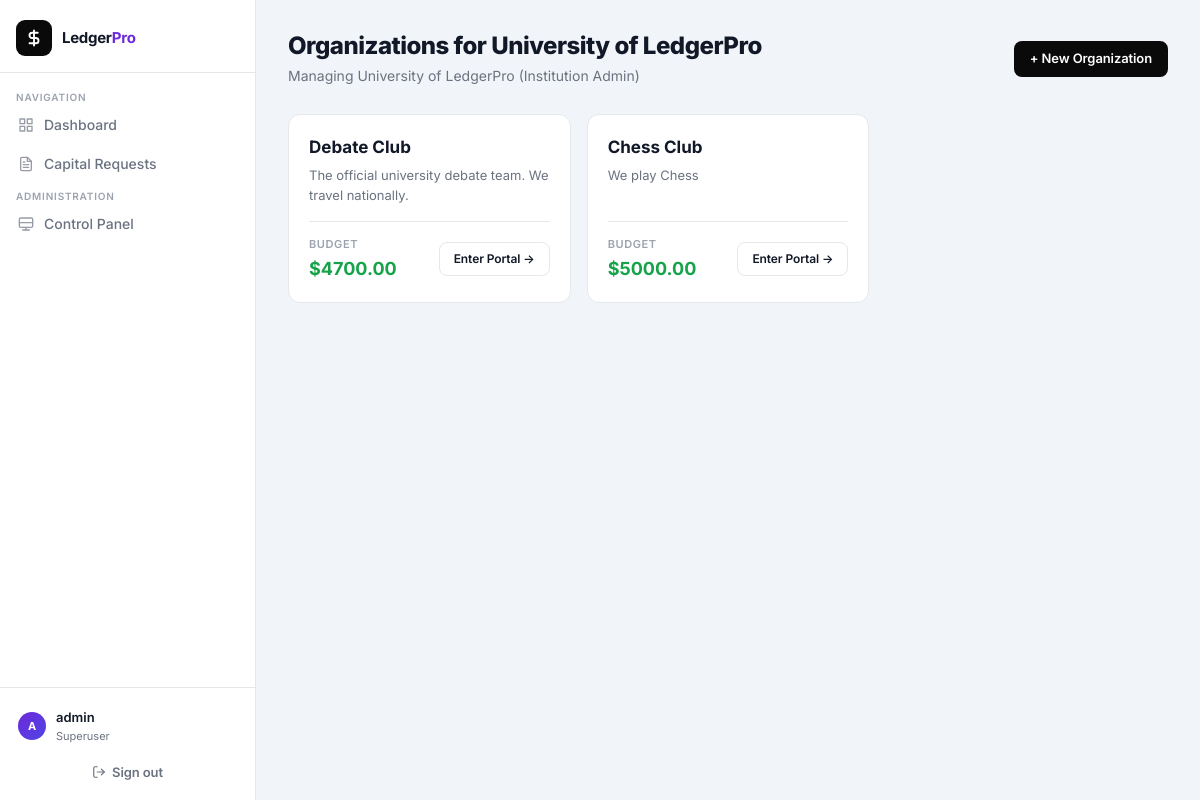
The page /dashboard/ (signed in) on the database its author committed.
### orgs/models.py (models this page shows, shortened)
class Institution(models.Model):
    name = models.CharField(max_length=200)
    superuser = models.OneToOneField(
        User, on_delete=models.SET_NULL, null=True, blank=True,
        related_name='superuser_of', help_text="The single superuser account for this institution"
    )

class Organization(models.Model):
    institution = models.ForeignKey(
        Institution, on_delete=models.CASCADE, related_name='organizations',
        null=True, blank=True
    )
    name = models.CharField(max_length=200)
    description = models.TextField(blank=True)
    officers = models.ManyToManyField(User, related_name='officer_of', blank=True)
    budget = models.DecimalField(
        max_digits=12, decimal_places=2, default=0.00,
        help_text="Starting budget manually inputted by Admins"
    )
    admins = models.ManyToManyField(
        User, related_name='org_admin_of', blank=True,
        help_text="Users with admin-level access to this org (set by the Institution Superuser)"
    )

### orgs/views.py (the view)
# urls.py: path('dashboard/', views.dashboard, name='dashboard'),
@login_required
def dashboard(request):
    user = request.user
    institution = get_user_institution(user)
    if is_platform_admin(user):
        organizations = Organization.objects.all()
        role = 'platform_admin'
    elif institution and user == institution.superuser:
        organizations = Organization.objects.filter(institution=institution)
        role = 'institution_superuser'
    elif Organization.objects.filter(admins=user).exists():
        organizations = Organization.objects.filter(admins=user)
        role = 'admin'
    else:
        organizations = user.officer_of.all()
        role = 'officer'
    return render(request, 'orgs/dashboard.html', {
        'organizations': organizations,
        'role': role,
        'is_admin': role in ('platform_admin', 'institution_superuser', 'admin'),
        'institution': institution,
    })

### orgs/context_processors.py (called while the page is built)
def platform_context(request):
    if request.user.is_anonymous:
        return {
            'is_platform_admin': False,
            'user_institution': None,
            'is_any_superuser': False,
        }
    return {
        'is_platform_admin': is_platform_admin(request.user),
        'user_institution': get_user_institution(request.user),
        'is_any_superuser': is_any_superuser(request.user),
    }

### orgs/utils.py (called while the page is built)
def get_user_institution(user):
    if user.is_anonymous:
        return None
    try:
        if hasattr(user, 'superuser_of'):
            return user.superuser_of
    except Exception:
        pass
    org = Organization.objects.filter(admins=user).first() or Organization.objects.filter(officers=user).first()
    if org:
        return org.institution
    return None

def is_platform_admin(user):
    return user.is_superuser and not hasattr(user, 'superuser_of')

def is_any_superuser(user):
    if is_platform_admin(user):
        return True
    institution = get_user_institution(user)
    if institution and user == institution.superuser:
        return True
    return False

### orgs/templates/orgs/dashboard.html (shortened to what this page needs)
{% extends 'orgs/base.html' %}
{% block content %}
<div class="page-header">
    <div>
        <h1 class="page-title">
            {% if role == 'platform_admin' %}All Institutions & Organizations
            {% elif role == 'institution_superuser' %}Organizations for {{ institution.name }}
            {% elif role == 'admin' %}My Organizations
            {% else %}My Organizations
            {% endif %}
        </h1>
        <p class="page-subtitle">
            {% if role == 'platform_admin' %}Viewing everything across the platform
            {% elif role == 'institution_superuser' %}Managing {{ institution.name }} (Institution Admin)
            {% elif role == 'admin' %}Organizations you manage
            {% else %}Organizations you are an officer of
            {% endif %}
        </p>
    </div>
    {% if role == 'platform_admin' or role == 'institution_superuser' %}
    <a href="/admin/orgs/organization/add/" class="btn">+ New Organization</a>
    {% endif %}
</div>
<div class="grid">
    {% for org in organizations %}
    <div class="card" style="display: flex; flex-direction: column; justify-content: space-between; gap: 16px;">
        <div>
            <h2 style="font-size: 17px; font-weight: 700; margin-bottom: 6px; color: var(--text-main);">{{ org.name }}
            </h2>
            <p style="color: var(--text-muted); font-size: 13px; line-height: 1.5;">
                {{ org.description|truncatewords:15|default:"No description provided." }}
            </p>
        </div>
        <div
            style="border-top: 1px solid var(--border); padding-top: 14px; display: flex; justify-content: space-between; align-items: center;">
            <div>
                <div
                    style="font-size: 11px; font-weight: 600; text-transform: uppercase; letter-spacing: 0.6px; color: var(--text-label); margin-bottom: 2px;">
                    Budget</div>
                <div class="money" style="font-size: 18px;">${{ org.budget }}</div>
            </div>
            <a href="{% url 'org_detail' org.id %}" class="btn btn-outline"
                style="font-size: 12px; padding: 7px 14px;">Enter Portal &rarr;</a>
        </div>
    </div>
    {% endfor %}
</div>
{% endblock %}

### orgs/templates/orgs/base.html (shortened to what this page needs)
<!DOCTYPE html>
<html lang="en">
<head>
</head>
<body>
    <aside class="sidebar">
        <div class="sidebar-header">
            <a href="{% url 'dashboard' %}" class="sidebar-logo">
                <div class="sidebar-logo-icon">
                    <svg width="18" height="18" viewBox="0 0 24 24" fill="none" stroke="currentColor" stroke-width="2.5"
                        stroke-linecap="round" stroke-linejoin="round">
                        <path d="M12 2v20M17 5H9.5a3.5 3.5 0 0 0 0 7h5a3.5 3.5 0 0 1 0 7H6" />
                    </svg>
                </div>
                <span class="sidebar-logo-text">Ledger<span>Pro</span></span>
            </a>
        </div>
        <nav class="sidebar-nav">
            <span class="nav-section-label">Navigation</span>
            <a href="{% url 'dashboard' %}" class="nav-link">
                <svg viewBox="0 0 24 24" fill="none" stroke="currentColor" stroke-width="2" stroke-linecap="round"
                    stroke-linejoin="round">
                    <rect x="3" y="3" width="7" height="7" />
                    <rect x="14" y="3" width="7" height="7" />
                    <rect x="14" y="14" width="7" height="7" />
                    <rect x="3" y="14" width="7" height="7" />
                </svg>
                Dashboard
            </a>
            <a href="{% url 'all_requests' %}" class="nav-link">
                Capital Requests
            </a>
            {% if is_any_superuser %}
            <span class="nav-section-label">Administration</span>
            <a href="{% url 'superuser_dashboard' %}" class="nav-link">
                <svg viewBox="0 0 24 24" fill="none" stroke="currentColor" stroke-width="2" stroke-linecap="round"
                    stroke-linejoin="round">
                    <rect x="2" y="3" width="20" height="14" rx="2" ry="2" />
                    <line x1="2" y1="10" x2="22" y2="10" />
                    <line x1="7" y1="21" x2="17" y2="21" />
                    <line x1="12" y1="17" x2="12" y2="21" />
                </svg>
                {% if is_platform_admin %}Platform Control{% else %}Control Panel{% endif %}
            </a>
            {% endif %}
        </nav>
        <div class="sidebar-footer">
            {% if user.is_authenticated %}
            <div class="user-pill">
                <div class="user-avatar">{{ user.username|slice:":1" }}</div>
                <div class="user-info">
                    <div class="user-name">{{ user.username }}</div>
                    <div class="user-role">
                        {% if user.is_superuser %}Superuser{% elif user.is_staff %}Admin{% else %}Officer{% endif %}
                    </div>
                </div>
            </div>
            <form action="{% url 'account_logout' %}" method="post" style="margin-top: 4px;">
                <button type="submit" class="btn btn-ghost"
                    style="width: 100%; justify-content: center; font-size: 13px;">
                    <svg width="14" height="14" viewBox="0 0 24 24" fill="none" stroke="currentColor" stroke-width="2"
                        stroke-linecap="round" stroke-linejoin="round">
                        <path d="M9 21H5a2 2 0 0 1-2-2V5a2 2 0 0 1 2-2h4" />
                        <polyline points="16 17 21 12 16 7" />
                        <line x1="21" y1="12" x2="9" y2="12" />
                    </svg>
                    Sign out
                </button>
            </form>
            {% else %}
            <a href="{% url 'account_login' %}" class="btn" style="width: 100%; justify-content: center;">Sign in</a>
            {% endif %}
        </div>
    </aside>
    <div class="main-wrapper">
        <div class="container">
            {% block content %}{% endblock %}
        </div>
    </div>
</body>
</html>

### orgs/templates/orgs/base.html (style rules this page uses)
:root { --primary: #6D28D9; --primary-hover: #5B21B6; --black: #0A0A0A; --black-hover: #1F1F1F; --bg: #F1F5F9; --sidebar-bg: #FFFFFF; --surface: #FFFFFF; --border: #E5E7EB; --border-focus: #6D28D9; --text-main: #111827; --text-muted: #6B7280; --text-label: #9CA3AF; --success: #16A34A; --success-bg: #DCFCE7; --danger: #DC2626; --danger-bg: #FEE2E2; --warning: #D97706; --warning-bg: #FEF3C7; --purple-bg: #EDE9FE; --purple-text: #6D28D9; --sidebar-width: 256px; }
* { margin: 0; padding: 0; box-sizing: border-box; }
body { font-family: 'Inter', -apple-system, BlinkMacSystemFont, sans-serif; background-color: var(--bg); color: var(--text-main); min-height: 100vh; display: flex; font-size: 14px; line-height: 1.5; }
.sidebar { width: var(--sidebar-width); min-height: 100vh; background: var(--sidebar-bg); border-right: 1px solid var(--border); display: flex; flex-direction: column; position: fixed; top: 0; left: 0; z-index: 40; }
.sidebar-header { padding: 20px 16px 16px; border-bottom: 1px solid var(--border); }
.sidebar-logo { display: flex; align-items: center; gap: 10px; text-decoration: none; }
.sidebar-logo-icon { width: 36px; height: 36px; background: var(--black); border-radius: 9px; display: flex; align-items: center; justify-content: center; flex-shrink: 0; }
.sidebar-logo-icon svg { color: white; }
.sidebar-logo-text { font-size: 15px; font-weight: 700; color: var(--text-main); letter-spacing: -0.3px; }
.sidebar-logo-text span { color: var(--primary); }
.sidebar-nav { flex: 1; padding: 12px 8px; overflow-y: auto; }
.nav-section-label { font-size: 10px; font-weight: 600; text-transform: uppercase; letter-spacing: 0.8px; color: var(--text-label); padding: 12px 8px 6px; }
.nav-link { display: flex; align-items: center; gap: 10px; padding: 8px 10px; border-radius: 8px; text-decoration: none; color: var(--text-muted); font-size: 14px; font-weight: 500; transition: background 0.15s, color 0.15s; margin-bottom: 2px; }
.nav-link svg { width: 16px; height: 16px; flex-shrink: 0; opacity: 0.7; }
.sidebar-footer { padding: 12px 8px; border-top: 1px solid var(--border); }
.user-pill { display: flex; align-items: center; gap: 10px; padding: 8px 10px; border-radius: 8px; cursor: default; }
.user-avatar { width: 28px; height: 28px; background: linear-gradient(135deg, var(--primary) 0%, #4F46E5 100%); border-radius: 50%; display: flex; align-items: center; justify-content: center; color: white; font-size: 11px; font-weight: 700; flex-shrink: 0; text-transform: uppercase; }
.user-info { flex: 1; min-width: 0; }
.user-name { font-size: 13px; font-weight: 600; color: var(--text-main); white-space: nowrap; overflow: hidden; text-overflow: ellipsis; }
.user-role { font-size: 11px; color: var(--text-muted); }
.main-wrapper { margin-left: var(--sidebar-width); flex: 1; display: flex; flex-direction: column; min-height: 100vh; }
.container { padding: 32px; max-width: 1200px; width: 100%; }
.page-title { font-size: 24px; font-weight: 800; color: var(--text-main); letter-spacing: -0.5px; line-height: 1.2; }
.page-subtitle { font-size: 14px; color: var(--text-muted); margin-top: 4px; }
.page-header { display: flex; justify-content: space-between; align-items: center; margin-bottom: 28px; }
.card { background: var(--surface); border: 1px solid var(--border); border-radius: 12px; padding: 20px; transition: box-shadow 0.15s, border-color 0.15s; }
.btn { display: inline-flex; align-items: center; gap: 6px; background: var(--black); color: #FFFFFF !important; padding: 8px 16px; border-radius: 8px; font-size: 13px; font-weight: 600; text-decoration: none; border: none; cursor: pointer; transition: background 0.15s, transform 0.1s; font-family: inherit; letter-spacing: -0.1px; white-space: nowrap; }
.btn-outline { background: transparent; border: 1px solid var(--border); color: var(--text-main) !important; }
.btn-ghost { background: transparent; color: var(--text-muted) !important; padding: 8px 12px; }
.grid { display: grid; grid-template-columns: repeat(auto-fill, minmax(280px, 1fr)); gap: 16px; }
.money { font-family: 'Inter', monospace; font-weight: 700; font-size: 1em; color: var(--success); }

### rows shown on the page
Institution: name "University of LedgerPro"
Organization: name "Debate Club", description "The official university debate team. We travel nationally.", budget "4700.00"
Organization: name "Chess Club", description "We play Chess", budget "5000.00"

### other values the page prints
{{ user.username|slice:":1" }} "A"
{{ user.username }} "admin"
